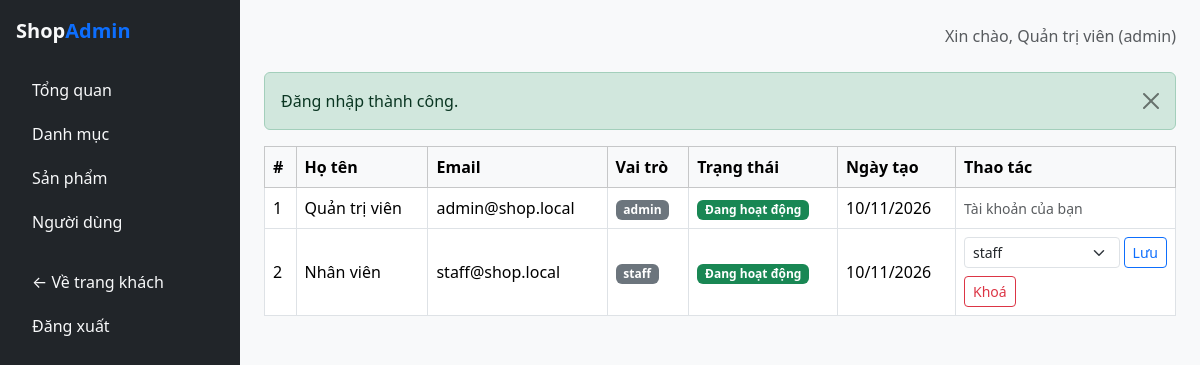
/public/admin/user (signed in), run on the app's committed database.
### tables this page shows
CREATE TABLE users (
    id INT AUTO_INCREMENT PRIMARY KEY,
    full_name VARCHAR(150) NOT NULL,
    email VARCHAR(150) NOT NULL UNIQUE,
    password VARCHAR(255) NOT NULL,
    phone VARCHAR(20) DEFAULT NULL,
    address VARCHAR(255) DEFAULT NULL,
    role ENUM('admin', 'staff', 'customer') NOT NULL DEFAULT 'customer',
    status ENUM('active', 'locked') NOT NULL DEFAULT 'active',
    created_at DATETIME NOT NULL DEFAULT CURRENT_TIMESTAMP
);

### app/core/Controller.php (called while the page is built, shortened)
<?php
abstract class Controller
{
    protected function view(string $view, array $data = [], string|false
    $layout = 'main'): void
    {
        $viewFile = __DIR__ . '/../views/' . $view . '.php';
        $layoutFile = __DIR__ . '/../views/layouts/' . $layout . '.php';
        $content = function () use ($viewFile, $data) {
            extract($data);
            require $viewFile;
        };
        require $layoutFile;
    }
}

### app/core/AdminController.php (called while the page is built, shortened)
<?php
abstract class AdminController extends Controller
{
    protected function view(string $view, array $data = [], string|false
    $layout = 'admin'): void
    {
        parent::view($view, $data, $layout);
    }
}

### app/controllers/admin/AdminUserController.php (called while the page is built, shortened)
<?php
class AdminUserController extends AdminController
{
    public function index(): void
    {
        $users = User::all('created_at DESC');
        $this->view('admin/user/index', ['pageTitle' => 'Quản lý người
dùng', 'users' => $users]);
    }
}

### app/core/App.php (called while the page is built, shortened)
<?php
class App
{
protected string $action;
protected array $params = [];
public function __construct()
{
$url = isset($_GET['url']) ? trim($_GET['url'], '/') : '';
$segments = $url === '' ? [] : explode('/', $url);
if (($segments[0] ?? '') === 'admin') {
$this->action = $segments[2] ?? 'index';
$this->params = array_slice($segments, 3);
} else {
$this->controllerName = ucfirst($segments[0] ?? 'home') .
'Controller';
$this->action = $segments[1] ?? 'index';
$this->params = array_slice($segments, 2);
}
$this->dispatch();
}
protected function dispatch(): void
{
$controller = new $this->controllerName();
call_user_func_array([$controller, $this->action], $this->params);
}
}

### public/index.php (called while the page is built, shortened)
<?php
require_once __DIR__ . '/../app/core/helpers.php';
spl_autoload_register(function (string $class): void {
    $directories = [
        __DIR__ . '/../app/core/',
        __DIR__ . '/../app/controllers/',
        __DIR__ . '/../app/controllers/admin/',
        __DIR__ . '/../app/models/',
        __DIR__ . '/../app/services/',
    ];
    foreach ($directories as $dir) {
        $file = $dir . $class . '.php';
        if (file_exists($file)) {
            return;
        }
    }
});
new App();

### app/core/helpers.php (called while the page is built, shortened)
<?php
function e($value): string
{
    return htmlspecialchars((string) $value, ENT_QUOTES, 'UTF-8');
}
function base_url(string $path = ''): string
{
    return rtrim(BASE_URL, '/') . '/' . ltrim($path, '/');
}
function asset(string $path): string
{
    return base_url('assets/' . ltrim($path, '/'));
}
function flash(string $key, ?string $message = null, string $type =
'success'): ?array
{
    if (!empty($_SESSION['flash'][$key])) {
        $data = $_SESSION['flash'][$key];
        return $data;
    }
    return null;
}

### app/core/Auth.php (called while the page is built, shortened)
<?php
class Auth
{
    public static function user(): ?array
    {
        return $_SESSION['user'] ?? null;
    }
    public static function id(): ?int
    {
        return isset($_SESSION['user']['id']) ? (int)
        $_SESSION['user']['id'] : null;
    }
    public static function role(): ?string
    {
        return $_SESSION['user']['role'] ?? null;
    }
}

### app/core/Database.php (called while the page is built, shortened)
<?php
class Database {
    private static ?PDO $instance = null;
    public static function getInstance(): PDO {
        if (self::$instance === null) {
            $dsn = 'mysql:host=' . DB_HOST . ';dbname=' . DB_NAME . ';charset=' . DB_CHARSET;
            try {
                self::$instance = new PDO($dsn, DB_USER, DB_PASS, [
                    PDO::ATTR_ERRMODE => PDO::ERRMODE_EXCEPTION,
                    PDO::ATTR_DEFAULT_FETCH_MODE => PDO::FETCH_ASSOC,
                    PDO::ATTR_EMULATE_PREPARES => false,
                ]);
            } catch (PDOException $e) {
                error_log('Loi ket noi CSDL: ' . $e->getMessage());
                http_response_code(500);
                exit('Xin loi, he thong dang gap su co. Vui long thu lai sau.');
            }
        }
        return self::$instance;
    }
}

### app/core/Model.php (called while the page is built, shortened)
<?php
abstract class Model {
    protected static string $table = '';
    protected static function db(): PDO { return Database::getInstance(); }
    public static function all(string $orderBy = ''): array {
        $sql = 'SELECT * FROM ' . static::$table;
        if ($orderBy !== '') $sql .= ' ORDER BY ' . $orderBy;
        return static::db()->query($sql)->fetchAll();
    }
}

### app/views/admin/user/index.php (the view, shortened to what this page needs)
<div class="table-responsive">
    <table class="table table-bordered align-middle bg-white">
        <thead class="table-light">
            <tr>
                <th>#</th>
                <th>Họ tên</th>
                <th>Email</th>
                <th>Vai trò</th>
                <th>Trạng thái</th>
                <th>Ngày tạo</th>
                <?php if (Auth::role() === 'admin'): ?><th style="width:
220px;">Thao tác</th><?php endif; ?>
            </tr>
        </thead>
        <tbody>
            <?php foreach ($users as $u): ?>
                <tr>
                    <td><?= (int) $u['id'] ?></td>
                    <td><?= e($u['full_name']) ?></td>
                    <td><?= e($u['email']) ?></td>
                    <td><span class="badge bg-secondary"><?= e($u['role'])
                                                            ?></span></td>
                    <td>
                        <?php if ($u['status'] === 'active'): ?>
                            <span class="badge bg-success">Đang hoạt
                                động</span>
                        <?php else: ?>
                            <span class="badge bg-danger">Đã khoá</span>
                        <?php endif; ?>
                    </td>
                    <td><?= e(date('d/m/Y', strtotime($u['created_at'])))
                        ?></td>
                    <?php if (Auth::role() === 'admin'): ?>
                        <td>
                            <?php if ((int) $u['id'] === (int) Auth::id()): ?>
                                <span class="text-muted small">Tài khoản của
                                    bạn</span>
                            <?php else: ?>
                                <div class="d-flex flex-column gap-2">
                                    <form method="POST" action="<?=
                                                                e(base_url('admin/user/role')) ?>" class="d-flex gap-1">
                                        <select name="role" class="form-select form-select-sm">
                                            <?php foreach (
                                                [
                                                    'customer',
                                                    'staff',
                                                    'admin'
                                                ] as $r
                                            ): ?>
                                                <option value="<?= $r ?>" <?=
                                                                            $u['role'] === $r ? 'selected' : '' ?>>
                                                    <?= $r ?>
                                                </option>
                                            <?php endforeach; ?>
                                        </select>
                                        <button class="btn btn-sm btn-outline-primary">Lưu</button>
                                    </form>
                                    <form method="POST" action="<?=
                                                                e(base_url('admin/user/status')) ?>">
                                        <button class="btn btn-sm <?=
                                                                    $u['status'] === 'active' ? 'btn-outline-danger' : 'btn-outline-success'
                                                                    ?>">
                                            <?= $u['status'] === 'active' ?
                                                'Khoá' : 'Mở khoá' ?>
                                        </button>
                                    </form>
                                </div>
                            <?php endif; ?>
                        </td>
                    <?php endif; ?>
                </tr>
            <?php endforeach; ?>
        </tbody>
    </table>
</div>

### app/views/layouts/admin.php (shortened to what this page needs)
<!DOCTYPE html>
<html lang="vi">
<head>
    <link
        href="https://cdn.jsdelivr.net/npm/bootstrap@5/dist/css/bootstrap.min.css"
        rel="stylesheet">
    <link href="<?= e(asset('css/style.css')) ?>" rel="stylesheet">
</head>
<body>
    <div class="d-flex">
        <nav class="bg-dark text-light p-3" style="width: 240px; min-height:
100vh;">
            <a href="<?= e(base_url('admin/dashboard')) ?>" class="d-block
text-light text-decoration-none fw-bold fs-5 mb-4">
                Shop<span class="text-primary">Admin</span>
            </a>
            <ul class="nav nav-pills flex-column gap-1">
                <li class="nav-item">
                    <a class="nav-link text-light" href="<?=
                                                            e(base_url('admin/dashboard')) ?>">Tổng quan</a>
                </li>
                <li class="nav-item">
                    <a class="nav-link text-light" href="<?=
                                                            e(base_url('admin/category')) ?>">Danh mục</a>
                </li>
                <li class="nav-item">
                    <a class="nav-link text-light" href="<?=
                                                            e(base_url('admin/product')) ?>">Sản phẩm</a>
                </li>
                <?php if (Auth::role() === 'admin'): ?>
                    <li class="nav-item">
                        <a class="nav-link text-light" href="<?=
                                                                e(base_url('admin/user')) ?>">Người dùng</a>
                    </li>
                <?php endif; ?>
                <li class="nav-item mt-3">
                    <a class="nav-link text-light" href="<?= e(base_url(''))
                                                            ?>">&larr; Về trang khách</a>
                </li>
                <li class="nav-item">
                    <a class="nav-link text-light" href="<?=
                                                            e(base_url('admin/auth/logout')) ?>">Đăng xuất</a>
                </li>
            </ul>
        </nav>
        <div class="flex-grow-1 p-4">
            <div class="d-flex justify-content-between align-items-center mb-4">
                <span class="text-muted">
                    Xin chào, <?= e(Auth::user()['full_name'] ?? '') ?>
                    (<?= e(Auth::role() ?? '') ?>)
                </span>
            </div>
            <?php if ($f = flash('success')): ?>
                <div class="alert alert-success alert-dismissible fade show"
                    role="alert">
                    <?= $f['message'] ?>
                    <button type="button" class="btn-close" data-bs-dismiss="alert"></button>
                </div>
            <?php endif; ?>
            <?php $content(); ?>
        </div>
    </div>
</body>
</html>

### public/assets/css/style.css (style rules this page uses)
body { background-color: #f8f9fa; }

### data on the page
users: full_name "Quản trị viên", id "1", email "admin@shop.local", role "admin", status "Đang hoạt động", created_at "10/11/2026", shows "Tài khoản của bạn"
users: id "2", full_name "Nhân viên", email "staff@shop.local", role "staff", status "Đang hoạt động", created_at "10/11/2026"

### other printed values
Auth::role() "admin"
$f['message'] "Đăng nhập thành công."
